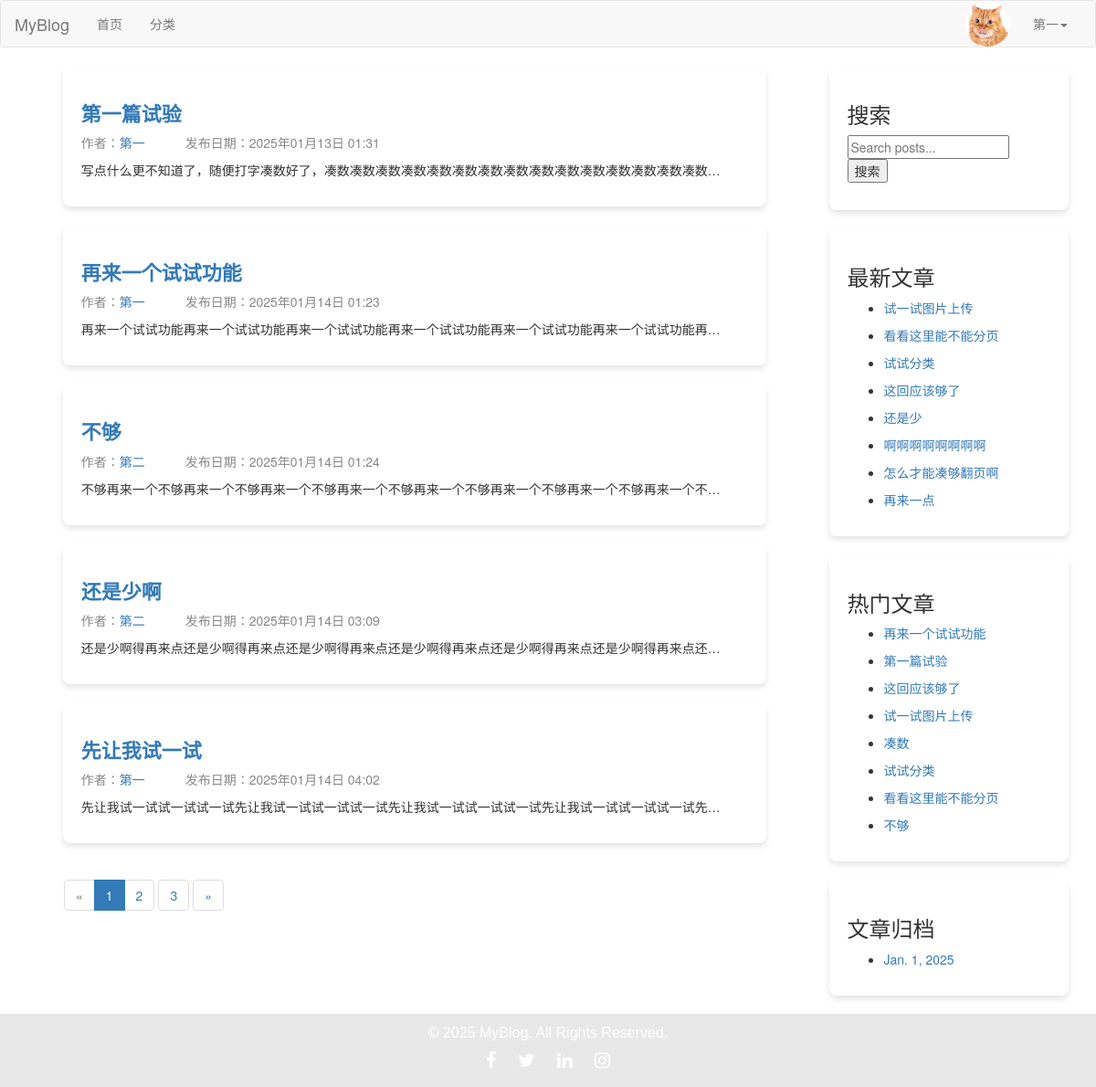
The page / (signed in) on the database as committed earlier.
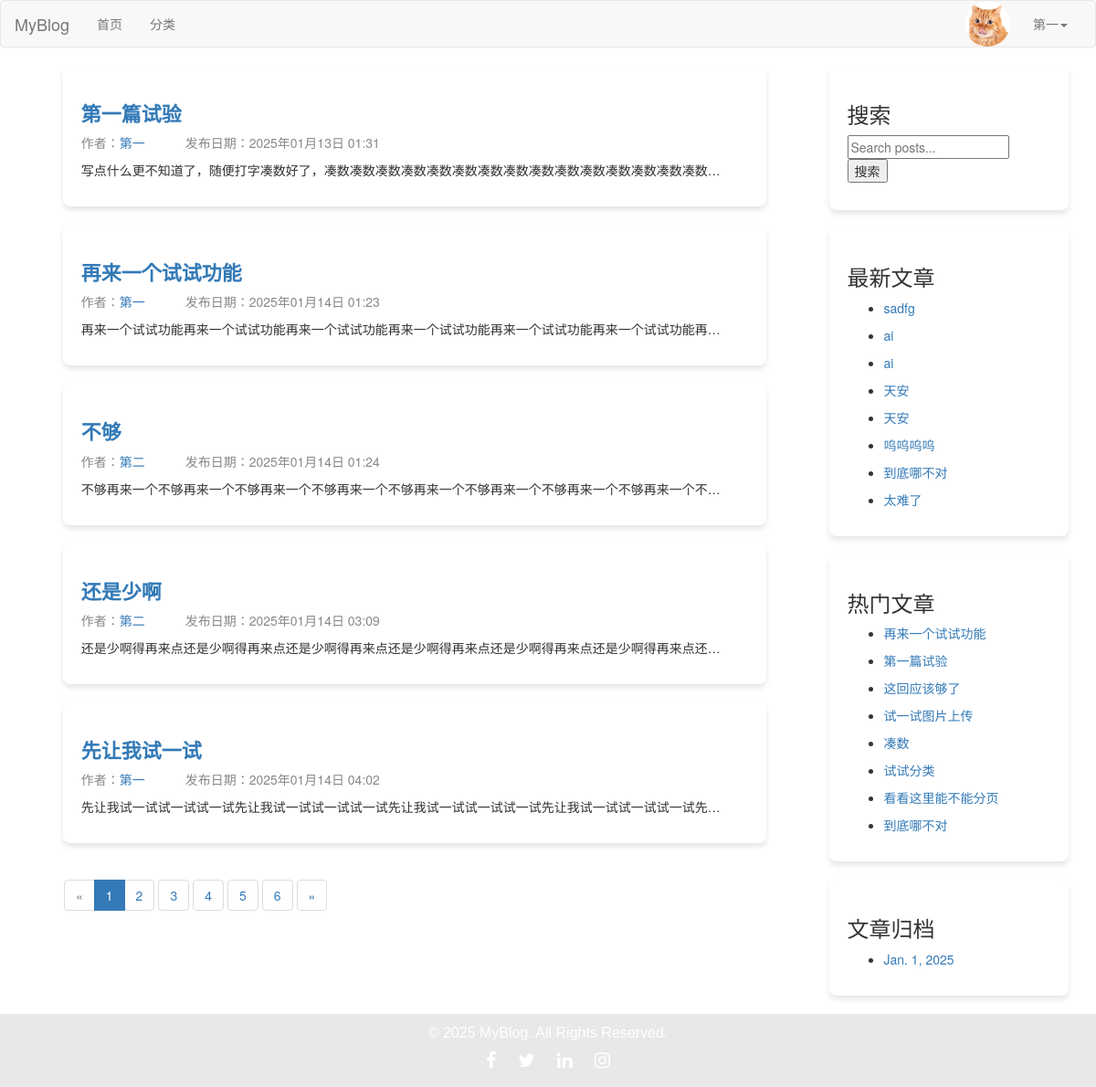
The same page on the database as committed later.
### blog/models.py (models this page shows, shortened)
class Post(models.Model):
    DRAFT = 'draft'
    PUBLISHED = 'published'
    STATUS_CHOICES = [
        (DRAFT, '草稿'),
        (PUBLISHED, '已发布'),
    ]
    title = models.CharField(max_length=61, verbose_name="文章标题")
    desc = models.TextField(max_length=200, blank=True, default="", verbose_name="文章描述")
    category = models.ForeignKey(Category, on_delete=models.CASCADE, verbose_name="分类")
    content = models.TextField(verbose_name="文章详情")
    tags = models.ForeignKey(Tag, on_delete=models.CASCADE, verbose_name="文章标签")
    owner = models.ForeignKey(User, on_delete=models.CASCADE, verbose_name="作者")
    is_hot=models.BooleanField(default=False, verbose_name='是否热门')
    pv=models.IntegerField(default=0,verbose_name='浏览量')
    add_date = models.DateTimeField(auto_now_add=True, verbose_name="添加时间")
    pub_date = models.DateTimeField(auto_now=True, verbose_name="修改时间")
    status = models.CharField(max_length=10, choices=STATUS_CHOICES, default=DRAFT, verbose_name="状态")
    liked_users = models.ManyToManyField(
        User,
        related_name="liked_posts",
        blank=True,
        verbose_name="点赞用户",
    )
    favorited_users = models.ManyToManyField(
        User,
        related_name="favorited_posts",
        blank=True,
        verbose_name="收藏用户",
    )
    class Meta:
        verbose_name = "文章"
        verbose_name_plural = verbose_name

class Sidebar(models.Model):
    STATUS = (
        (1,'隐藏'),
        (2,'展示')
    )
    DISPLAY_TYPE = (
        (1,'搜索'),
        (2,'最新文章'),
        (3,'最热文章'),
        (4,'最近评论'),
        (5,'文章归档'),
        (6,'HTML')
    )
    title = models.CharField(max_length=50,verbose_name='模块名称')
    display_type = models.PositiveIntegerField(default=1,choices=DISPLAY_TYPE,verbose_name="展示类型")
    content = models.CharField(max_length=500,blank=True,default='',verbose_name="内容", help_text='如果设置的不是HTML类型，可为空')
    sort = models.PositiveIntegerField(default=1,verbose_name='排序',help_text='序号越大越靠前')
    status = models.PositiveIntegerField(default=2,choices=STATUS,verbose_name='状态')
    add_date = models.DateTimeField(auto_now_add=True,verbose_name="创建时间")
    class Meta:
        verbose_name="侧边栏"
        verbose_name_plural = verbose_name
        ordering = ['-sort']
    @classmethod
    def get_sidebar(cls):
        return cls.objects.filter(status=2)
    @property
    def get_content(self):
        if self.display_type == 1:
            context = {
            }
            return render_to_string('sidebar/search.html', context=context)
        elif self.display_type == 2:
            context = {
            }
            return render_to_string('sidebar/new_post.html', context=context)
        elif self.display_type == 3:
            context = {
            }
            return render_to_string('sidebar/hot_post.html', context=context)
        elif self.display_type == 4:
            context = {
            }
            return render_to_string('comment.html', context=context)
        elif self.display_type == 5:
            context = {
            }
            return render_to_string('sidebar/archives.html', context=context)
        elif self.display_type == 6:
            return self.content

### blog/views.py (the view)
# urls.py: path('', views.index, name='index'),
def index(request):
    post_list = Post.objects.filter(status=Post.PUBLISHED)
    paginator = Paginator(post_list, 5)  # 每页 5 篇文章
    page = request.GET.get('page')  # 获取当前页码
    try:
        posts = paginator.page(page)
    except PageNotAnInteger:
        posts = paginator.page(1)  # 如果页码不是整数，返回第一页
    except EmptyPage:
        posts = paginator.page(paginator.num_pages)  # 如果超出页码范围，返回最后一页
    context = {'post_list': posts}
    return render(request, 'index.html', context)

### blog/templatetags/category.py (called while the page is built)
@register.simple_tag
def get_sidebar_list():
    return Sidebar.get_sidebar()

@register.simple_tag
def get_new_post():
    return Post.objects.order_by('-pub_date')[:8]

@register.simple_tag
def get_hot_pv_post():
    return Post.objects.order_by('-pv')[:8]

@register.simple_tag
def get_archives():
    return Post.objects.dates('add_date', 'month', order='DESC')[:8]

### blog/templates/index.html (shortened to what this page needs)
{% extends 'layout/base.html' %}
{% load static %}
{% load category %}
{% block css %}
    <link rel="stylesheet" href="{% static 'css/blog.css' %}">
{% endblock %}
{% block content_left %}
    <section class="section">
        <div class="container blog-container">
            {% for post in post_list %}
                <div class="box blog-box">
                    <h1 class="title small-title"><a href="{% url 'blog:post_detail' post.id %}">{{ post.title }}</a>
                    </h1>
                    <p class="subtitle post-info">
                        <span class="author">作者：<a href="{% url 'blog:author_profile' post.owner.id %}">{{ post.owner.username }}</a></span>
                        <span class="date">发布日期：{{ post.add_date|date:"Y年m月d日 H:i" }}</span>
                    </p>
                    <p>{{ post.content|truncatechars:50 }}</p>
                </div>
            {% endfor %}
        </div>
        <nav aria-label="Page navigation">
            <ul class="pagination">
                {% if post_list.has_previous %}
                    <li>
                        <a href="?page={{ post_list.previous_page_number }}" aria-label="Previous">
                            <span aria-hidden="true">«</span>
                        </a>
                    </li>
                {% else %}
                    <li class="disabled">
                        <span aria-hidden="true">«</span>
                    </li>
                {% endif %}
                {% for num in post_list.paginator.page_range %}
                    {% if post_list.number == num %}
                        <li class="active">
                            <span>{{ num }} <span class="sr-only">(current)</span></span>
                        </li>
                    {% else %}
                        <li>
                            <a href="?page={{ num }}">{{ num }}</a>
                        </li>
                    {% endif %}
                {% endfor %}
                {% if post_list.has_next %}
                    <li>
                        <a href="?page={{ post_list.next_page_number }}" aria-label="Next">
                            <span aria-hidden="true">»</span>
                        </a>
                    </li>
                {% else %}
                    <li class="disabled">
                        <span aria-hidden="true">»</span>
                    </li>
                {% endif %}
            </ul>
        </nav>
    </section>
{% endblock %}

### blog/templates/layout/base.html (shortened to what this page needs)
{% load static %}
{% load category %}
<!DOCTYPE html>
<html lang="en">
<head>
    <link rel="stylesheet" href="{% static 'plugin/bootstrap/css/bootstrap.css' %}">
    <link rel="stylesheet" href="{% static 'plugin/font-awesome/css/font-awesome.min.css' %}">
    <link rel="stylesheet" href="{% static 'css/blog.css' %}">
    {% block css %}
    {% endblock %}
</head>
<body>
<nav class="navbar navbar-default">
    <div class="container-fluid">
        <div class="navbar-header">
            <a class="navbar-brand" href="{% url 'blog:index' %}">MyBlog</a>
        </div>
        <div class="collapse navbar-collapse" id="bs-example-navbar-collapse-1">
            <ul class="nav navbar-nav">
                <li><a href="{% url 'blog:index' %}">首页<span class="sr-only">(current)</span></a></li>
                <li><a href="{% url 'blog:category_list' %}">分类</a></li>
            </ul>
            <ul class="nav navbar-nav navbar-right">
                {% if request.user.is_authenticated %}
                    <li class="user-avatar">
                        <img src="{{ request.user.userprofile.image.url }}" alt="User Avatar" class="avatar-img">
                    </li>
                    <li class="dropdown">
                        <a href="#" class="dropdown-toggle" data-toggle="dropdown" role="button" aria-haspopup="true"
                           aria-expanded="false">
                            {{ request.user.username }}<span class="caret"></span>
                        </a>
                    </li>
                {% else %}
                    <li><a href="{% url 'users:login' %}">登录</a></li>
                    <li><a href="{% url 'users:register' %}" target="_blank">注册</a></li>
                {% endif %}
            </ul>
        </div>
    </div>
</nav>
{% block content %}
    <div class="container content-container">
        <div class="row">
            <div class="col-md-9 content-left">
                {% block content_left %}
                {% endblock %}
            </div>
            <div class="col-md-3 content-right">
                {% block content_right %}
                    {% get_sidebar_list as sidebar_list %}
                    {% for sidebar in sidebar_list %}
                        <div class="blog-box">
                            <h3>{{ sidebar.title }}</h3>
                            <p>{{ sidebar.get_content|safe }}</p>
                        </div>
                    {% endfor %}
                {% endblock %}
            </div>
        </div>
    </div>
{% endblock %}
{% block footer %}
    <footer class="footer">
        <div class="container text-center">
            <p>© 2025 MyBlog. All Rights Reserved.</p>
            <div class="social-icons">
                <a href="#" class="social-icon"><i class="fa fa-facebook"></i></a>
                <a href="#" class="social-icon"><i class="fa fa-twitter"></i></a>
                <a href="#" class="social-icon"><i class="fa fa-linkedin"></i></a>
                <a href="#" class="social-icon"><i class="fa fa-instagram"></i></a>
            </div>
        </div>
    </footer>
{% endblock %}
</body>
</html>

### blog/templates/sidebar/search.html
<form method="GET" action="{% url 'blog:search' %}" class="search-form">
    <input
            type="text"
            name="keywords"
            placeholder="Search posts..."
            value="{{ request.GET.keywords|default_if_none:'' }}"
            class="search-input"
    >
    <button type="submit" class="search-button">搜索</button>
</form>

### blog/templates/sidebar/new_post.html
{% load category %}
{% get_new_post as post_list %}
{% for post in post_list %}
    <ul>
    <li><a href="{% url 'blog:post_detail' post.id %}">{{ post.title }}</a> </li>
    </ul>
{% endfor %}

### blog/templates/sidebar/hot_post.html
{% load category %}
{% get_hot_pv_post as post_list %}
{% for post in post_list %}
    <ul>
    <li><a href="{% url 'blog:post_detail' post.id %}">{{ post.title }}</a> </li>
    </ul>
{% endfor %}

### blog/templates/sidebar/archives.html
{% load category %}
{% get_archives as archives_list %}
{% for archive in archives_list %}
    <ul>
    <li><a href="{% url 'blog:archives' archive.year archive.month %}">{{ archive }}</a> </li>
    </ul>
{% endfor %}

Rows that differ between the two databases and show on the page:
changed Sidebar "最新文章": loses Post (title "还是少"); loses Post (title "啊啊啊啊啊啊啊啊"); loses Post (title "怎么才能凑够翻页啊"); loses Post (title "再来一点"); loses Post (title "试一试图片上传"); loses Post (title "看看这里能不能分页"); loses Post (title "试试分类"); loses Post (title "这回应该够了")
added Post: title "sadfg", shown under Sidebar "最新文章"
added Post: title "ai", shown under Sidebar "最新文章"
added Post: title "ai", shown under Sidebar "最新文章"
added Post: title "天安", shown under Sidebar "最新文章"
added Post: title "天安", shown under Sidebar "最新文章"
added Post: title "呜呜呜呜", shown under Sidebar "最新文章"
added Post: title "到底哪不对"
added Post: title "太难了", shown under Sidebar "最新文章"
computed for Sidebar "热门文章": loses Post (title "不够", owner.username "第二", add_date "2025年01月14日 01:24", content "不够再来一个不够再来一个不够再来一个不够再来一个不够再来一个不够再来一个不够再来一个不够再来一个不…")
Other text that changed with them:
new list line: "4"
new list line: "5"
new list line: "6"
